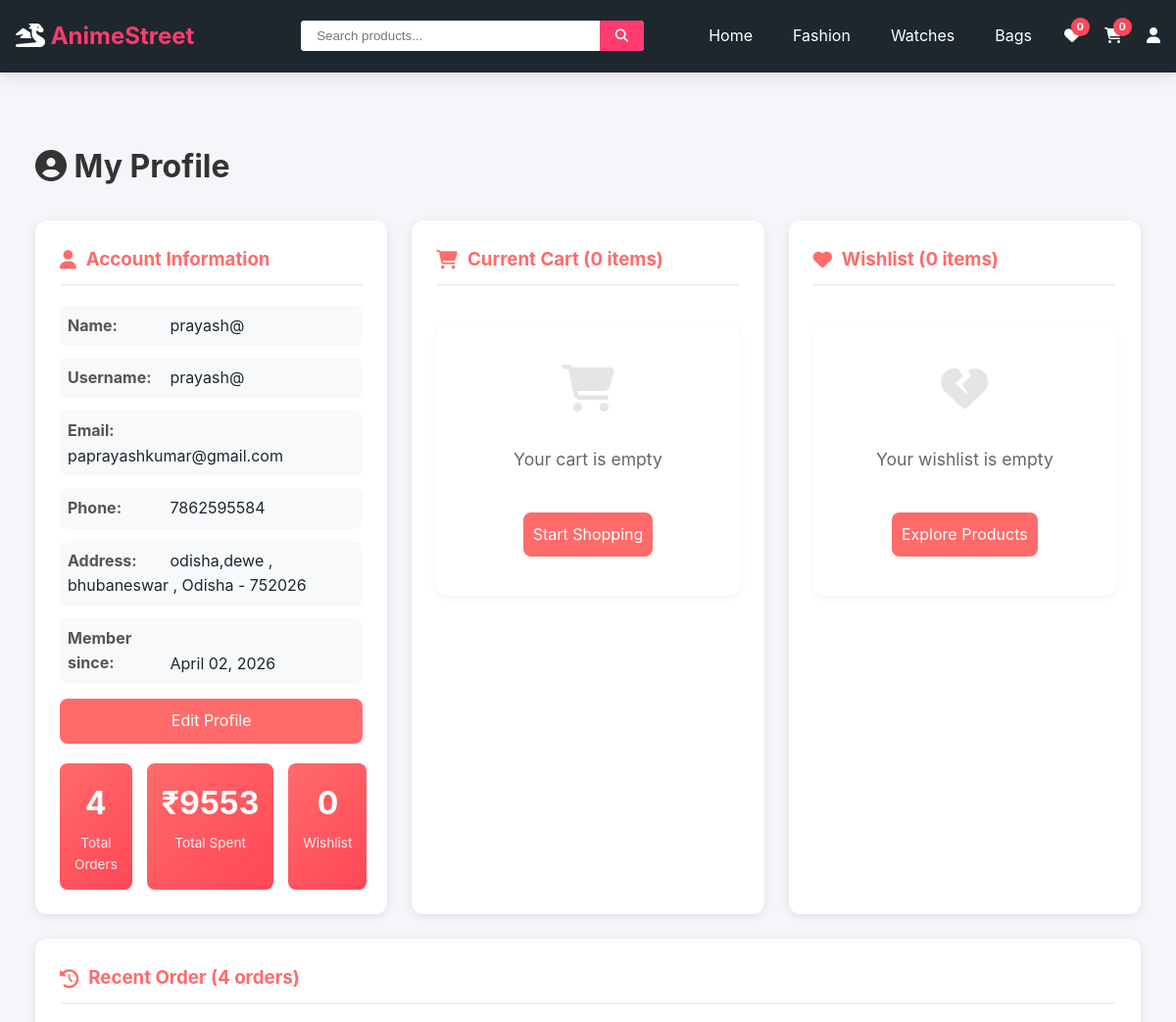
Before: /profile/ (signed in, upper part) with the older database file.
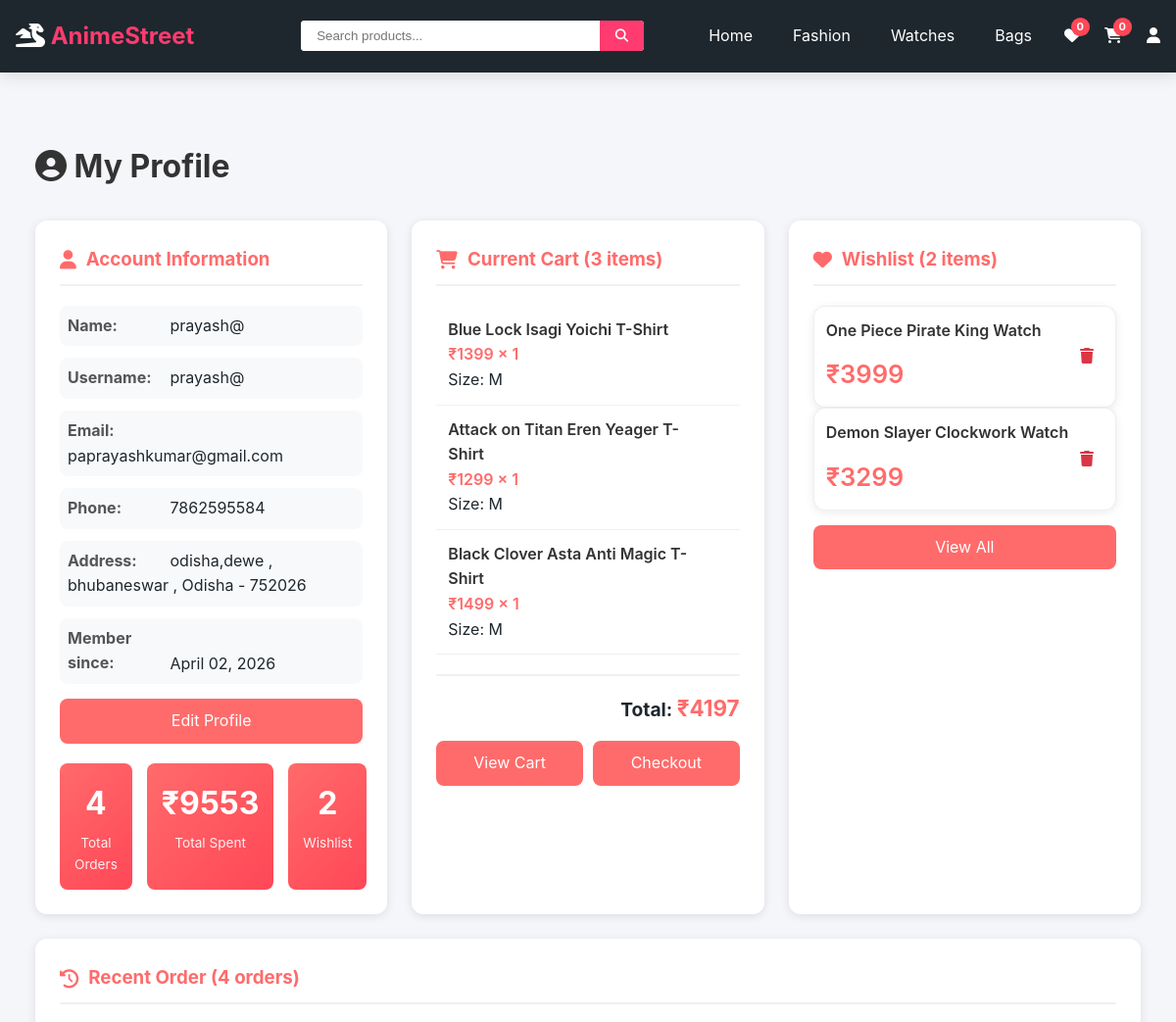
After: the same page with the newer database file.
### shop/models.py (models this page shows, shortened)
class User(AbstractUser):
    phone = models.CharField(max_length=15, blank=True)
    address = models.TextField(blank=True)
    created_at = models.DateTimeField(auto_now_add=True)

class Profile(models.Model):
    user = models.OneToOneField(User, on_delete=models.CASCADE)
    phone = models.CharField(max_length=15, blank=True)
    address = models.TextField(blank=True)
    city = models.CharField(max_length=100, blank=True)
    state = models.CharField(max_length=100, blank=True)
    pincode = models.CharField(max_length=10, blank=True)

class CartItem(models.Model):
    cart = models.ForeignKey(Cart, on_delete=models.CASCADE, related_name='items')
    product = models.ForeignKey(Product, on_delete=models.CASCADE)
    size = models.CharField(max_length=10, default='M')
    quantity = models.PositiveIntegerField(default=1)
    def get_total(self):
        return self.product.price * self.quantity
    class Meta:
        unique_together = ['cart', 'product', 'size']

class Product(models.Model):
    product_id = models.IntegerField(unique=True)
    name = models.CharField(max_length=200)
    price = models.DecimalField(max_digits=10, decimal_places=2)
    category = models.ForeignKey(Category, on_delete=models.CASCADE, related_name='products')
    sub_category = models.CharField(max_length=50, blank=True, null=True)
    type = models.CharField(max_length=100, blank=True)
    image = models.CharField(max_length=500, blank=True, null=True)
    image_url = models.URLField(max_length=500, blank=True, null=True)
    rating = models.DecimalField(max_digits=3, decimal_places=2, default=4.5)
    reviews = models.IntegerField(default=0)
    description = models.TextField(blank=True)
    sizes = models.JSONField(default=list)
    in_stock = models.BooleanField(default=True)
    featured = models.BooleanField(default=False)
    created_at = models.DateTimeField(auto_now_add=True)

class WishlistItem(models.Model):
    wishlist = models.ForeignKey(Wishlist, on_delete=models.CASCADE, related_name='items')
    product = models.ForeignKey(Product, on_delete=models.CASCADE)
    added_at = models.DateTimeField(auto_now_add=True)
    class Meta:
        unique_together = ['wishlist', 'product']

### shop/views.py (the view)
# urls.py: path('profile/', views.profile, name='profile'),
@login_required
def profile(request):
    cart, created = Cart.objects.get_or_create(user=request.user)
    wishlist, created = Wishlist.objects.get_or_create(user=request.user)
    orders = Order.objects.filter(user=request.user)\
        .prefetch_related('items')\
        .order_by('-created_at')[:4]
    cart_items = cart.items.select_related('product').all()
    wishlist_items = wishlist.items.select_related('product').all()
    cart_total = cart.get_total()
    total_orders = orders.count()
    total_spent = sum(order.total_price for order in orders)
    context = {
        'user': request.user,
        'cart_items': cart_items,
        'wishlist_items': wishlist_items,
        'orders': orders,
        'cart_total': cart_total,
        'total_orders': total_orders,
        'total_spent': total_spent,
    }
    return render(request, 'shop/profile.html', context)

### shop/context_processors.py (called while the page is built)
def cart_count(request):
    if request.user.is_authenticated:
        try:
            cart, created = Cart.objects.get_or_create(user=request.user)
            count = cart.get_total_items()
        except:
            count = 0
    else:
        count = 0
    return {'cart_count': count}

### shop/models.py (called while the page is built)
    def get_total(self):
        return sum(item.get_total() for item in self.items.all())

    def get_total_items(self):
        return sum(item.quantity for item in self.items.all())

### shop/templates/shop/profile.html (shortened to what this page needs)
{% extends 'shop/base.html' %}
{% load static %}
{% block content %}
<div class="container">
    <div class="profile-container">
        <h1><i class="fas fa-user-circle"></i> My Profile</h1>
        <div class="profile-grid">
            <div class="profile-card user-info">
                <h3><i class="fas fa-user"></i> Account Information</h3>
                <p><strong>Name:</strong> {{ user.first_name|default:user.username }}</p>
                <p><strong>Username:</strong> {{ user.username }}</p>
                <p><strong>Email:</strong> {{ user.email }}</p>
                <p><strong>Phone:</strong> {{ user.profile.phone|default:"Not provided" }}</p>
                <p><strong>Address:</strong>
                    {{ user.profile.address|default:"Not provided" }}
                    {% if user.profile.city %}, {{ user.profile.city }}{% endif %}
                    {% if user.profile.state %}, {{ user.profile.state }}{% endif %}
                    {% if user.profile.pincode %} - {{ user.profile.pincode }}{% endif %}
                </p>
                <p><strong>Member since:</strong> {{ user.date_joined|date:"F d, Y" }}</p>
                <div class="action-buttons">
                    <a href="{% url 'shop:edit_profile' %}" class="checkout-btn">
                        Edit Profile
                    </a>
                </div>
                <div class="stats-grid">
                    <div class="stat-box">
                        <div class="stat-number">{{ total_orders }}</div>
                        <div class="stat-label">Total Orders</div>
                    </div>
                    <div class="stat-box">
                        <div class="stat-number">₹{{ total_spent|floatformat:0 }}</div>
                        <div class="stat-label">Total Spent</div>
                    </div>
                    <div class="stat-box">
                        <div class="stat-number">{{ wishlist_items|length }}</div>
                        <div class="stat-label">Wishlist</div>
                    </div>
                </div>
            </div>
            <div class="profile-card">
                <h3><i class="fas fa-shopping-cart"></i> Current Cart ({{ cart_items|length }} items)</h3>
                {% if cart_items %}
                <div>
                    {% for item in cart_items %}
                    <div class="cart-item">
                        <div class="cart-item-info">
                            <div class="cart-item-name">{{ item.product.name }}</div>
                            <div class="cart-item-price">₹{{ item.product.price|floatformat:0 }} × {{ item.quantity }}
                            </div>
                            <div class="cart-item-size">Size: {{ item.size }}</div>
                        </div>
                        <div class="cart-item-remove"
                            onclick='removeFromCart("{{ item.product.product_id }}", "{{ item.size }}")' <i
                            class="fas fa-trash"></i>
                        </div>
                    </div>
                    {% endfor %}
                    <div class="cart-total">
                        Total: <span>₹{{ cart_total|floatformat:0 }}</span>
                    </div>
                    <div class="action-buttons">
                        <a href="{% url 'shop:cart' %}" class="checkout-btn">View Cart</a>
                        <a href="{% url 'shop:checkout' %}" class="checkout-btn">Checkout</a>
                    </div>
                </div>
                {% else %}
                <div class="empty-state">
                    <i class="fas fa-shopping-cart"></i>
                    <p>Your cart is empty</p>
                    <a href="{% url 'shop:index' %}" class="checkout-btn">Start Shopping</a>
                </div>
                {% endif %}
            </div>
            <div class="profile-card">
                <h3><i class="fas fa-heart"></i> Wishlist ({{ wishlist_items|length }} items)</h3>
                {% if wishlist_items %}
                <div>
                    {% for item in wishlist_items %}
                    <div class="wishlist-item">
                        <div class="wishlist-item-info">
                            <div class="wishlist-item-name">{{ item.product.name }}</div>
                            <div class="wishlist-item-price">₹{{ item.product.price|floatformat:0 }}</div>
                        </div>
                        <div class="wishlist-item-remove"
                        onclick='removeFromWishlist("{{ item.product.product_id }}")'>
                            <i class="fas fa-trash"></i>
                        </div>
                    </div>
                    {% endfor %}
                    <div class="action-buttons">
                        <a href="{% url 'shop:wishlist' %}" class="checkout-btn">View All</a>
                    </div>
                </div>
                {% else %}
                <div class="empty-state">
                    <i class="fas fa-heart-broken"></i>
                    <p>Your wishlist is empty</p>
                    <a href="{% url 'shop:fashion' %}" class="checkout-btn">Explore Products</a>
                </div>
                {% endif %}
            </div>
        </div>
        <div class="profile-card" style="margin-top: 25px;">
            <h3><i class="fas fa-history"></i> Recent Order ({{ orders|length }} orders)</h3>
        </div>
    </div>
</div>
{% endblock %}

### shop/templates/shop/base.html (shortened to what this page needs)
{% load static %}
<!DOCTYPE html>
<html lang="en">
<head>
    <link rel="stylesheet" href="https://cdnjs.cloudflare.com/ajax/libs/font-awesome/6.4.0/css/all.min.css">
    <link rel="stylesheet" href="{% static 'shop/css/style.css' %}">
    <link rel="stylesheet" href="{% static 'shop/css/components/category.css' %}">
    <link rel="stylesheet" href="{% static 'shop/css/components/navbar.css' %}">
    <link rel="stylesheet" href="{% static 'shop/css/components/footer.css' %}">
    <link rel="stylesheet" href="{% static 'shop/css/components/product-card.css' %}">
    <link rel="stylesheet" href="{% static 'shop/css/components/filter.css' %}">
    <link rel="stylesheet" href="{% static 'shop/css/responsive.css' %}">
</head>
<body>
    {% include 'shop/components/navbar.html' %}
    <main>
        {% block content %}
        {% endblock %}
    </main>
</body>
</html>

### shop/templates/shop/components/navbar.html (shortened to what this page needs)
{% load static %}
<nav class="navbar">
    <div class="container">
        <div class="navbar-brand">
            <a href="{% url 'shop:index' %}">
                <i class="fas fa-dragon"></i>
                <span>AnimeStreet</span>
            </a>
        </div>
        <div class="navbar-center">
            <div class="search-box">
                <input type="text" id="globalSearchInput" placeholder="Search products...">
                <button id="globalSearchBtn">
                    <i class="fas fa-search"></i>
                </button>
            </div>
        </div>
        <div class="navbar-right">
            <a href="{% url 'shop:index' %}" class="nav-link">Home</a>
            <a href="{% url 'shop:fashion' %}" class="nav-link">Fashion</a>
            <a href="{% url 'shop:watches' %}" class="nav-link">Watches</a>
            <a href="{% url 'shop:bags' %}" class="nav-link">Bags</a>
            <a href="{% url 'shop:wishlist' %}" class="action-icon">
                <i class="fas fa-heart"></i>
                <span id="wishlistCount" class="badge">0</span>
            </a>
            <a href="{% url 'shop:cart' %}" class="action-icon">
                <i class="fas fa-shopping-cart"></i>
                <span id="cartCount" class="badge">0</span>
            </a>
            {% if user.is_authenticated %}
            <a href="{% url 'shop:profile' %}" class="action-icon">
                <i class="fas fa-user"></i>
            </a>
            {% else %}
            <a href="{% url 'shop:login' %}" class="action-icon">
                <i class="fas fa-user"></i>
            </a>
            {% endif %}
        </div>
    </div>
</nav>

### shop/static/shop/css/style.css (style rules this page uses)
* { margin: 0; padding: 0; box-sizing: border-box; }
:root { --primary: #ff3b6f; --primary-dark: #e62e5c; --secondary: #6c5ce7; --success: #00b894; --danger: #d63031; --warning: #fdcb6e; --dark: #1e272e; --darker: #151e26; --light: #f5f6fa; --gray: #808e9b; --white: #ffffff; --shadow-sm: 0 2px 5px rgba(0,0,0,0.1); --shadow-md: 0 5px 15px rgba(0,0,0,0.1); --shadow-lg: 0 10px 25px rgba(0,0,0,0.15); --radius-sm: 4px; --radius-md: 8px; --radius-lg: 12px; --space-xs: 0.5rem; --space-sm: 1rem; --space-md: 1.5rem; --space-lg: 2rem; --space-xl: 3rem; }
body { font-family: -apple-system, BlinkMacSystemFont, 'Segoe UI', Roboto, Oxygen, Ubuntu, sans-serif; background: var(--light); color: var(--dark); line-height: 1.6; min-height: 100vh; display: flex; flex-direction: column; }
.container { max-width: 1200px; margin: 0 auto; padding: 0 var(--space-sm); width: 100%; }
.badge { background: var(--primary); color: var(--white); font-size: 0.75rem; padding: 0.25rem 0.5rem; border-radius: 50%; position: absolute; top: -5px; right: -10px; }
.wishlist-item { display: flex; background: white; border-radius: 12px; overflow: hidden; box-shadow: 0 2px 10px rgba(0,0,0,0.08); transition: transform 0.3s ease, box-shadow 0.3s ease; border: 1px solid #eee; width: 100%; }
.wishlist-item-info { flex: 2; display: flex; flex-direction: column; gap: 12px; }
.wishlist-item-price { font-size: 1.6rem; font-weight: 700; color: #e44d26; }
.badge { position: absolute; top: -6px; right: -10px; background: #ff4757; color: white; font-size: 11px; font-weight: bold; padding: 4px 6px; border-radius: 50%; min-width: 18px; text-align: center; line-height: 1; display: inline-block; z-index: 999; }
.action-icon { position: relative; display: inline-block; }

### shop/static/shop/css/components/navbar.css (style rules this page uses)
.navbar { background: var(--dark); padding: 1rem 0; position: sticky; top: 0; z-index: 1000; box-shadow: var(--shadow-md); }
.navbar .container { max-width: 1200px; margin: 0 auto; padding: 0 var(--space-sm); display: flex; align-items: center; }
.navbar-brand { flex: 1; display: flex; align-items: center; }
.navbar-brand a { font-size: 1.5rem; font-weight: 700; color: var(--white); text-decoration: none; }
.navbar-brand a span { color: var(--primary); }
.search-box { display: flex; align-items: center; background: var(--white); border-radius: var(--radius-sm); overflow: hidden; width: 350px; }
.search-box input { flex: 1; padding: 0.5rem 1rem; border: none; outline: none; }
.search-box button { padding: 0.5rem 1rem; background: var(--primary); border: none; color: var(--white); cursor: pointer; }
.nav-link { color: var(--white); text-decoration: none; padding: 0.5rem; }
.action-icon { color: var(--white); position: relative; }
.badge { position: absolute; top: -5px; right: -8px; background: red; color: white; font-size: 10px; padding: 2px 5px; border-radius: 50%; }
.navbar { overflow: hidden; }
.navbar .container { display: flex; align-items: center; }
.navbar-brand { flex: 1; }
.navbar-center { flex: 2; display: flex; justify-content: center; }
.navbar-right { flex: 2; display: flex; justify-content: flex-end; align-items: center; gap: 25px; }
.search-box { width: 350px; }
.action-icon { position: relative !important; display: inline-block; }
.badge { position: absolute; top: -6px; right: -10px; background: #ff4757; color: white; font-size: 11px; font-weight: bold; padding: 4px 6px; border-radius: 50%; min-width: 18px; text-align: center; line-height: 1; display: inline-block !important; z-index: 9999; }

Changed rows visible on the page:
added CartItem: product.name "Blue Lock Isagi Yoichi T-Shirt", product.price "1399", quantity "1", size "M"
added CartItem: product.name "Attack on Titan Eren Yeager T-Shirt", product.price "1299", quantity "1", size "M"
added CartItem: product.name "Black Clover Asta Anti Magic T-Shirt", product.price "1499", quantity "1", size "M"
added WishlistItem: product.name "One Piece Pirate King Watch", product.price "3999"
added WishlistItem: product.name "Demon Slayer Clockwork Watch", product.price "3299"
Other visible differences:
{{ wishlist_items|length }}: "0" → "2"
{{ cart_items|length }}: "0" → "3"
{{ cart_total|floatformat:0 }}: (not shown) → "4197"
text no longer shown: "Your cart is empty Start Shopping Your wishlist is empty Explore Products"
text now shown: "Total: ₹ View Cart Checkout View All"
